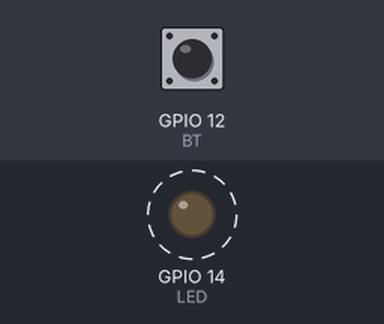
This program was run on a simulated ESP32. Parts: output pins drawn as LEDs (lit = HIGH). Dashed ring = blinking. The test bench sets the inputs (shaded band); at power-on: GPIO 12 (BT) HIGH. What the program prints to the serial monitor is not drawn.

Above: at 1.2 s.
1.3 s: GPIO 12 (BT) pulled LOW for 0.15 s
Timing chart, 0 to 10.4 s (numbered marks = the images above; inputs shaded):
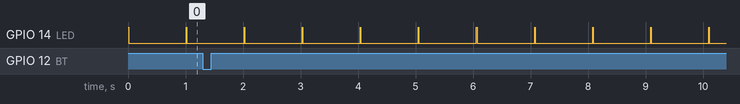

Measured:
- by itself, GPIO 14 (LED): alternates HIGH for 0.01 s and LOW for 1.0 s

The program:

main.cpp
```cpp
#include <Arduino.h>

/* Incluindo FreeRtos */
#include <freertos/FreeRTOS.h>
#include <freertos/task.h>
#include <freertos/queue.h>
#include <freertos/semphr.h>

#define LED 14
#define BT 12

SemaphoreHandle_t xSemaphore;
TaskHandle_t xBtHandle;

void vTaskBt(void *pvParameters);
void SerialPlotInt(const String &nome, int valor);
void fatalError(String text);
void interruptionBt();

void setup() {
  Serial.begin(115200);
  pinMode(LED, OUTPUT);
  pinMode(BT, INPUT_PULLUP);

  attachInterrupt(digitalPinToInterrupt(BT), interruptionBt, FALLING);

  xSemaphore = xSemaphoreCreateBinary();
  if(xSemaphore == NULL){
    fatalError("Não foi possivel iniciar a fila principal");
  }
  xTaskCreate(vTaskBt, "TaskBT", configMINIMAL_STACK_SIZE, NULL, 1, &xBtHandle);
}

void loop() {
  digitalWrite(LED, HIGH);
  vTaskDelay(pdMS_TO_TICKS(10));
  digitalWrite(LED, LOW);
  vTaskDelay(pdMS_TO_TICKS(1000));
}

void vTaskBt(void *pvParameters){
  int cont = 0;
  while (true){
    xSemaphoreTake(xSemaphore,portMAX_DELAY);
    Serial.print("vTaskBt: ");
    Serial.println(cont++);
  }

}

void interruptionBt(){
  BaseType_t HighPriorityTask = pdTRUE;

  xSemaphoreGiveFromISR(xSemaphore,&HighPriorityTask);

  //if(HighPriorityTask == pdTRUE){
  //  portYIELD_FROM_ISR()
  //}

}

/* Tratamento de erro - Apenas informar ao operador o erro */
void fatalError(String text){
  while(true){
    Serial.println(text);
    delay(500);
  }
}

/* Formata comunicação serial com o Teleplot*/
void SerialPlotInt(const String &nome, int valor){
  Serial.print(">" + nome + ": ");
  Serial.println(valor);
}
```
